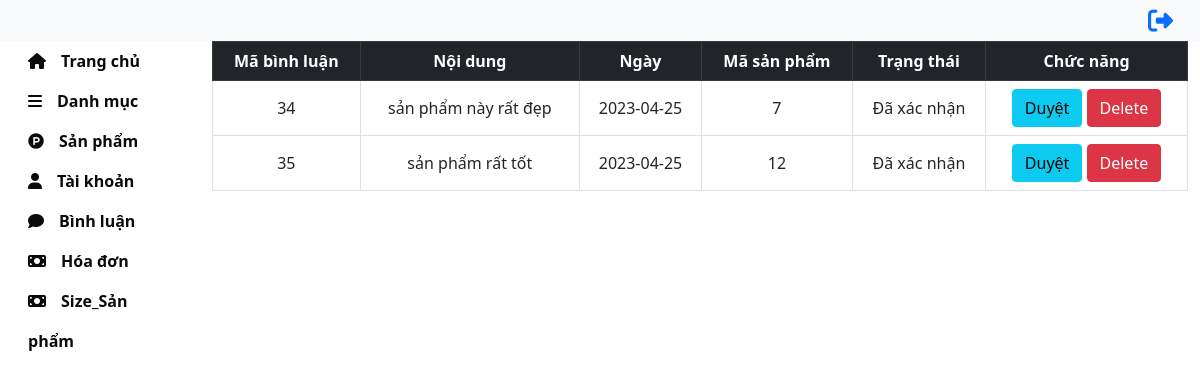
The page /admin/binhluan.php on the database its author committed.
### tables this page shows
CREATE TABLE `binhluan` (
  `Id` int(11) NOT NULL,
  `noidung` varchar(255) NOT NULL,
  `ngay` date NOT NULL,
  `mataikhoan` int(11) NOT NULL,
  `masanpham` int(11) NOT NULL,
  `trangthai` int(11) NOT NULL
);

### admin/controller_admin/controller.php (called while the page is built, shortened)
<?php
    require_once '../lib/db.php';
    function TruyVan($sql){
        global $conn;
        $kq = '';
        $sta = $conn->prepare($sql);
        $sta->execute();
        if($sta->rowCount() > 0){
            $kq = $sta->fetchAll(PDO:: FETCH_ASSOC);
        }
        return $kq;
    }
?>

### admin/binhluan.php (the view, shortened to what this page needs)
<?php require_once './controller_admin/controller.php'; ?>
<link rel="stylesheet" href="./css_admin/danhmuc.css">
<link rel="stylesheet" href="./css_admin/css_admin.css">
<?php
    require_once 'req_admin/header_admin.php';
?>
<div class="container-fluid">
  <div class="row">
    <div class="col-sm-2">
       <?php require_once './req_admin/left_admin.php'; ?>
    <div class="col-sm-10">
        <table class = "table table-bordered ">
            <thead class = "table-dark">
                <tr>
                    <th>Mã bình luận</th>
                    <th>Nội dung</th>
                    <th>Ngày</th>
                    <th>Mã sản phẩm</th>
                    <th>Trạng thái</th>
                    <th>Chức năng</th>
                </tr>
            </thead>
            <?php
            $sql = "select * from binhluan";
            $sta = TruyVan($sql);
            foreach ($sta as $row) {
                $id = $row['Id'];?>
                <tr>
                    <td><?php echo $row['Id'];?></td>
                    <td><?php echo $row['noidung'];?></td>
                    <td><?php echo $row['ngay'];?></td>
                    <td><?php echo $row['masanpham'];?></td>
                    <?php
                        if($row['trangthai'] == 0) { ?>
                        <td>Chưa xác nhận</td>
                    <?php }else{ ?>
                        <td>Đã xác nhận</td>
                    <?php } ?>
                    <td>
                        <a onclick="return confirm('Bạn có muốn duyệt bình luận này không?');" href="duyet_binhluan.php<?php echo'?Id='.$id;?>" data-toggle="modal" data-target="#" class = "btn btn-info">Duyệt</a>
                        <a onclick="return confirm('Bạn có muốn xóa bình luận này không?');" href="delete_binhluan.php<?php echo'?Id='.$id;?>" data-toggle="modal" data-target="#" class = "btn btn-danger">Delete</a>
                    </td>
                </tr>
            <?php } ?>
        </table>
    </div>

### admin/css_admin/danhmuc.css (style rules this page uses)
td { text-align: center; vertical-align: middle; }
table thead tr th { text-align: center; vertical-align: middle; }

### rows shown on the page
binhluan: Id "34", noidung "sản phẩm này rất đẹp", ngay "2023-04-25", masanpham "7", trangthai "Đã xác nhận"
binhluan: Id "35", noidung "sản phẩm rất tốt", ngay "2023-04-25", masanpham "12", trangthai "Đã xác nhận"
